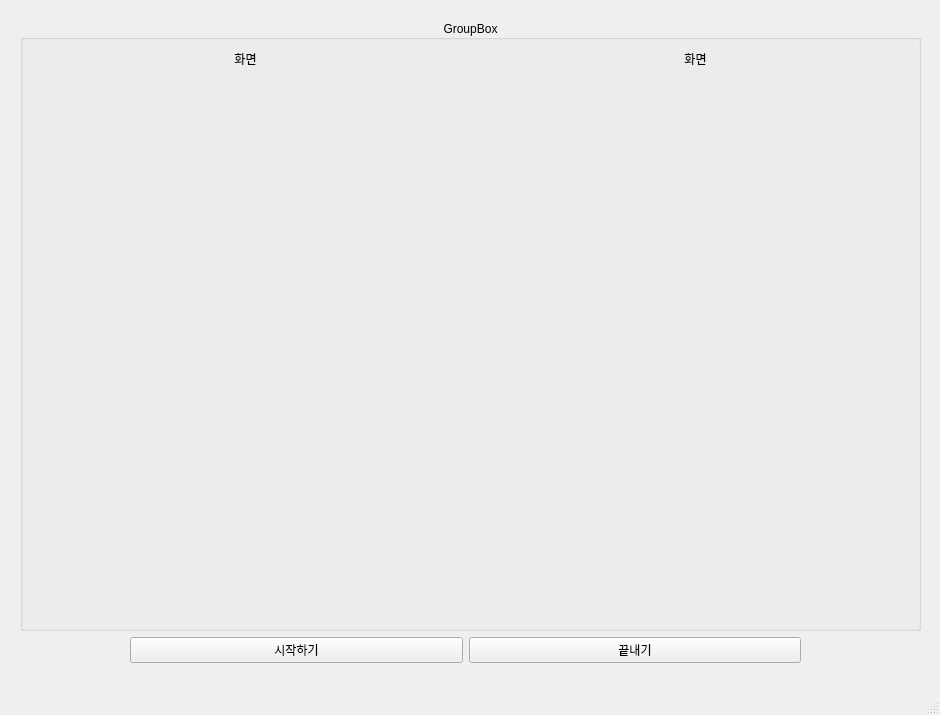
<?xml version="1.0" encoding="UTF-8"?>
<ui version="4.0">
 <class>MainWindow</class>
 <widget class="QMainWindow" name="MainWindow">
  <property name="geometry">
   <rect>
    <x>0</x>
    <y>0</y>
    <width>940</width>
    <height>715</height>
   </rect>
  </property>
  <property name="windowTitle">
   <string>MainWindow</string>
  </property>
  <widget class="QWidget" name="centralwidget">
   <widget class="QGroupBox" name="groupBox">
    <property name="geometry">
     <rect>
      <x>20</x>
      <y>20</y>
      <width>901</width>
      <height>611</height>
     </rect>
    </property>
    <property name="title">
     <string>GroupBox</string>
    </property>
    <property name="alignment">
     <set>Qt::AlignCenter</set>
    </property>
    <widget class="QLabel" name="imgLabel">
     <property name="geometry">
      <rect>
       <x>480</x>
       <y>30</y>
       <width>391</width>
       <height>561</height>
      </rect>
     </property>
     <property name="text">
      <string>화면</string>
     </property>
     <property name="scaledContents">
      <bool>false</bool>
     </property>
     <property name="alignment">
      <set>Qt::AlignHCenter|Qt::AlignTop</set>
     </property>
     <property name="margin">
      <number>20</number>
     </property>
    </widget>
    <widget class="QLabel" name="imgLabel_test">
     <property name="geometry">
      <rect>
       <x>30</x>
       <y>30</y>
       <width>391</width>
       <height>561</height>
      </rect>
     </property>
     <property name="text">
      <string>화면</string>
     </property>
     <property name="scaledContents">
      <bool>false</bool>
     </property>
     <property name="alignment">
      <set>Qt::AlignHCenter|Qt::AlignTop</set>
     </property>
     <property name="margin">
      <number>20</number>
     </property>
    </widget>
   </widget>
   <widget class="QWidget" name="layoutWidget">
    <property name="geometry">
     <rect>
      <x>130</x>
      <y>630</y>
      <width>671</width>
      <height>41</height>
     </rect>
    </property>
    <layout class="QHBoxLayout" name="horizontalLayout">
     <item>
      <widget class="QPushButton" name="startButton">
       <property name="text">
        <string>시작하기</string>
       </property>
      </widget>
     </item>
     <item>
      <widget class="QPushButton" name="stopButton">
       <property name="text">
        <string>끝내기</string>
       </property>
      </widget>
     </item>
    </layout>
   </widget>
  </widget>
  <widget class="QMenuBar" name="menubar">
   <property name="geometry">
    <rect>
     <x>0</x>
     <y>0</y>
     <width>940</width>
     <height>21</height>
    </rect>
   </property>
  </widget>
  <widget class="QStatusBar" name="statusbar"/>
 </widget>
 <resources/>
 <connections/>
</ui>
